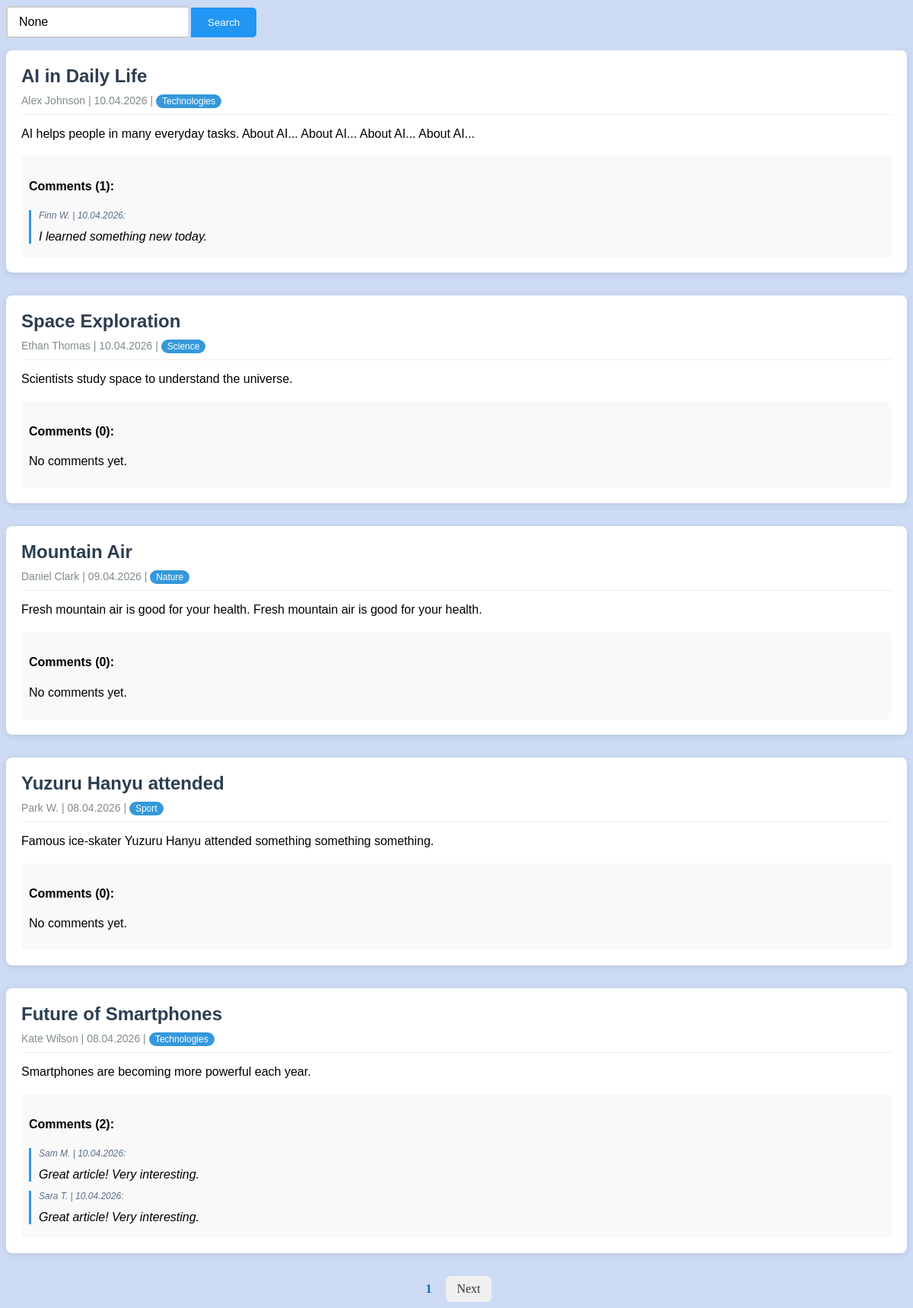
The page / on the database its author committed.
### blog/models.py (models this page shows, shortened)
class Article(models.Model):
    title = models.CharField(max_length=200)
    content = models.TextField()
    author = models.CharField(max_length=200)
    created_at = models.DateField()
    category = models.ForeignKey(
        Category,
        on_delete=models.CASCADE,
        related_name='articles'
    )

class Category(models.Model):
    name = models.CharField(max_length=100)
    description = models.TextField(blank=True)

class Comment(models.Model):
    article = models.ForeignKey(
        Article,
        on_delete=models.CASCADE,
        related_name='comments'
    )
    author = models.CharField(max_length=100)
    text = models.TextField()
    created_at = models.DateField()

### blog/views.py (the view)
# urls.py: path('', article_list, name='article_list'),
def article_list(request):
    articles = Article.objects.all().order_by('-created_at')
    query = request.GET.get('q')
    no_results = False
    if query:
        articles = articles.filter(
            title__icontains=query
        ) | articles.filter(
            content__icontains=query
        )
    if not articles.exists():
        no_results = True
        return render(request, 'blog/article_list.html', {
            'no_results': True,
            'query': query
        })
    paginator = Paginator(articles, 5)
    page_number = request.GET.get('page')
    page_obj = paginator.get_page(page_number)
    return render(request, 'blog/article_list.html', {
        'page_obj': page_obj,
        'query': query,
        'no_results': no_results
    })

### blog/templates/blog/article_list.html (shortened to what this page needs)
{% load static %}
<link rel="stylesheet" href="{% static 'blog/style.css' %}">
<form class="search-bar" method="get">
    <input class="search-input" type="text" name="q" value="{{ query }}" placeholder="Search...">
    <button class="search-button" type="submit">Search</button>
</form>
{% if no_results %}
    <p>No articles found for "{{ query }}"</p>
{% else %}
    {% for article in page_obj %}
        <article class="article-card">
            <header class="article-header">
                <h2 class="article-title">{{ article.title }}</h2>
                <div class="meta-info">
                    <span>{{ article.author|default:"Anonym" }}</span> |
                    <span>{{ article.created_at|date:"d.m.Y" }}</span> |
                    <span class="category-badge">{{ article.category.name }}</span>
                </div>
            </header>
            <div class="article-content">
                <p>{{ article.content }}</p>
            </div>
            <section class="comment-section">
                <h4> Comments ({{ article.comments.count }}):</h4>
                {% for comment in article.comments.all %}
                    <div class="comment-item">
                        <p>{{ comment.author }} | {{ comment.created_at|date:"d.m.Y" }}: </p>
                        {{ comment.text }}
                    </div>
                {% empty %}
                    <p>No comments yet.</p>
                {% endfor %}
            </section>
        </article>
    {% endfor %}
    <div class="pagination">
        <span class="current-page">{{ page_obj.number }}</span>
        {% if page_obj.has_next %}
            <a class="page-btn" href="?page={{ page_obj.next_page_number }}">Next</a>
        {% endif %}
    </div>
{% endif %}

### blog/static/blog/style.css (style rules this page uses)
.search-input { padding: 10px 15px; font-size: 16px; border: 2px solid #ccc; border-right: none; border-radius: 5px 0 0 5px; }
.search-button { padding: 10px 20px; background-color: #2196F3; color: white; border: 2px solid #2196F3; border-radius: 0 5px 5px 0; cursor: pointer; transition: background-color 0.3s ease; }
.article-card { background: #fff; border-radius: 8px; box-shadow: 0 2px 10px rgba(0, 0, 0, 0.1); margin-bottom: 30px; padding: 20px; font-family: sans-serif; }
.article-header { border-bottom: 1px solid #eee; margin-bottom: 15px; padding-bottom: 10px; }
.article-title { color: #2c3e50; margin: 0 0 10px 0; }
.meta-info { font-size: 14px; color: #7f8c8d; }
.category-badge { background: #3498db; color: white; padding: 2px 8px; border-radius: 12px; font-size: 12px; }
.comment-section { margin-top: 20px; background: #f9f9f9; padding: 10px; border-radius: 5px; }
.comment-item { border-left: 3px solid #3498db; padding-left: 10px; margin-bottom: 8px; font-style: italic; }
.comment-item p { font-size: 12px; color: #596e8a; }
.pagination { margin-top: 20px; text-align: center; }
.page-btn { display: inline-block; padding: 8px 14px; margin: 0 5px; text-decoration: none; color: #333; background-color: #f0f0f0; border-radius: 6px; transition: 0.2s; }
.current-page { display: inline-block; margin: 0 10px; font-weight: bold; font-size: 16px; color: #0763c6; }

### rows shown on the page
Article: title "AI in Daily Life", author "Alex Johnson", created_at "10.04.2026", category.name "Technologies", content "AI helps people in many everyday tasks. About AI... About AI... About AI... About AI...", comments.count "1"
Comment: author "Finn W.", created_at "10.04.2026", text "I learned something new today."
Article: title "Space Exploration", author "Ethan Thomas", created_at "10.04.2026", category.name "Science", content "Scientists study space to understand the universe.", comments.count "0"
Article: title "Mountain Air", author "Daniel Clark", created_at "09.04.2026", category.name "Nature", content "Fresh mountain air is good for your health. Fresh mountain air is good for your health.", comments.count "0"
Article: title "Yuzuru Hanyu attended", author "Park W.", created_at "08.04.2026", category.name "Sport", content "Famous ice-skater Yuzuru Hanyu attended something something something.", comments.count "0"
Article: title "Future of Smartphones", author "Kate Wilson", created_at "08.04.2026", category.name "Technologies", content "Smartphones are becoming more powerful each year.", comments.count "2"
Comment: author "Sam M.", created_at "10.04.2026", text "Great article! Very interesting."
Comment: author "Sara T.", created_at "10.04.2026", text "Great article! Very interesting."

### other values the page prints
{{ page_obj.number }} "1"
